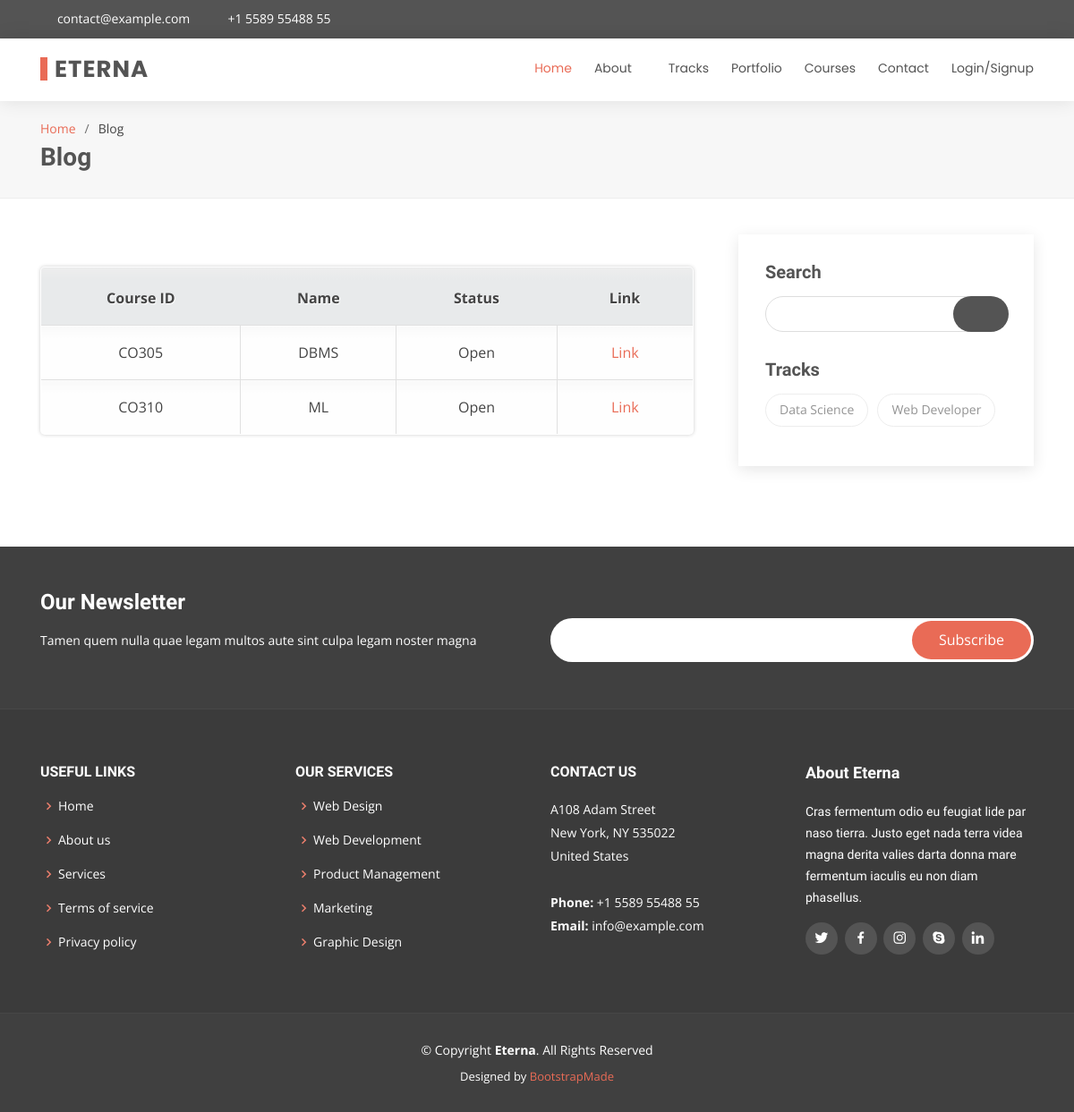
The app's page /courses/, older data.
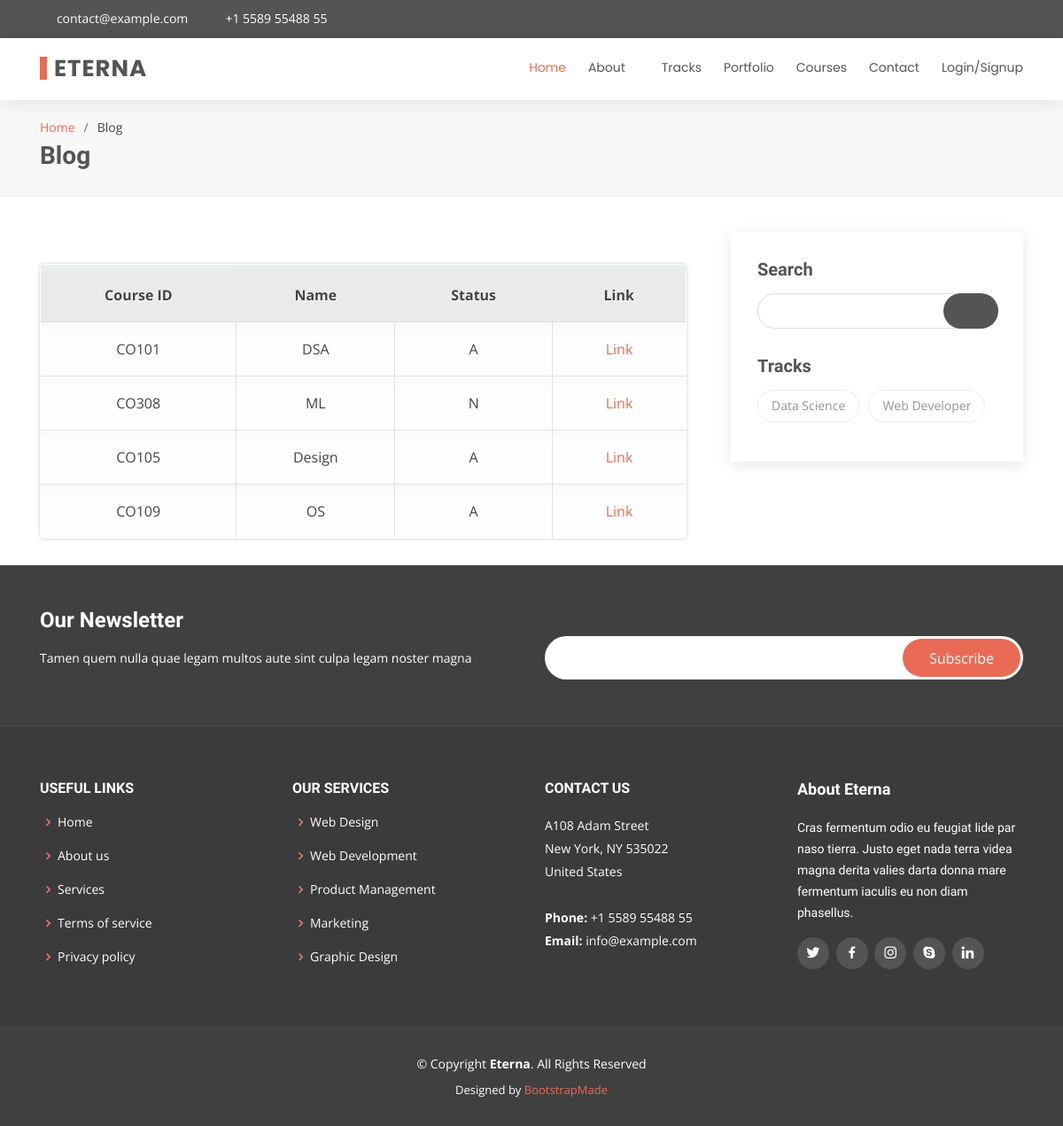
The same page, newer data.
### courses/models.py (models this page shows, shortened)
class Course(models.Model):
    STATUS = ( ('A','Available') , ('N','Not Available') )
    id = models.CharField(max_length=5 , primary_key=True)
    name = models.CharField(max_length=100)
    stream = models.CharField(max_length=32)
    strength = models.IntegerField()
    description = models.CharField(max_length=255)
    teacher = models.CharField(max_length=100)
    status = models.CharField(max_length=10,choices=STATUS)
    slug = models.SlugField(unique=True)
    projects= models.IntegerField(default=0)
    assignements= models.IntegerField(default=0)
    practicals= models.IntegerField(default=0)
    exams= models.IntegerField(default=0)
    relation = models.ManyToManyField(
        Profile,
        through='Profile_Course',
        through_fields=( 'course','profile')
    )

class Track(models.Model):
    name=models.CharField(max_length=50 ,default=None )
    id = models.CharField(max_length=5,unique=True,primary_key=True)
    relation = models.ManyToManyField(
        Course,
        through='Track_Course',
        through_fields=('track','course' )
    )

### courses/views.py (the view, shortened to what this page needs)
# urls.py: 2. Add a URL to urlpatterns:  path('', views.home, name='home')
def home(request):
    search = request.GET.get('search')
    trackId = request.GET.get('track')
    courses = Course.objects.all()
    if search!=None:
        courses = courses.filter( Q(name__icontains = search) | Q(teacher__icontains = search)    )
    tracks = Track.objects.all()
    context={'courses':courses , 'tracks':tracks}
    return render(request , 'courses/home.html',context)

### templates/courses/home.html (shortened to what this page needs)
{% extends 'base.html' %}
{% block body %}
  <main id="main">
    <section id="breadcrumbs" class="breadcrumbs">
      <div class="container">
        <ol>
          <li><a href="index.html">Home</a></li>
          <li>Blog</li>
        </ol>
        <h2>Blog</h2>
      </div>
    </section>
    <section id="blog" class="blog">
      <div class="container">
        <div class="row">
          <div class="col-lg-8 entries">
            <div id="content">
    <table cellspacing="0">
    <tr>
      <th>Course ID</th>
      <th>Name</th>
      <th>Status</th>
      <th>Link</th>
    </tr>
    {% for course in courses %}
    <tr><td>{{course.id}}</td><td>{{course.name}}</td><td>{{course.status}}</td><td><a href="details/{{course.slug}}">Link</a></td></tr>
    {% endfor %}
    </table>
</div>
          </div>
          <div class="col-lg-4">
            <div class="sidebar">
              <h3 class="sidebar-title">Search</h3>
              <div class="sidebar-item search-form">
                <form action="">
                  <input type="text" name='search'>
                  <button type="submit"><i class="icofont-search"></i></button>
                </form>
              </div>
              <h3 class="sidebar-title">Tracks</h3>
              <div class="sidebar-item tags">
                <ul>
                {% for track in tracks  %}
                  <li><a href="../courses?track={{track.id}}">{{track.name}}</a></li>
                {% endfor %}
                </ul>
              </div>
            </div>
          </div>
        </div>
      </div>
    </section>
  </main>
{% endblock body %}

### templates/base.html (shortened to what this page needs)
{% load static %}
<!DOCTYPE html>
<html lang="en">
<head>
  <link href="{%static 'vendor/bootstrap/css/bootstrap.min.css'%}" rel="stylesheet" />
  <link href="{%static 'vendor/icofont/icofont.min.css'%}" rel="stylesheet" />
  <link href="{%static 'vendor/boxicons/css/boxicons.min.css'%}" rel="stylesheet" />
  <link href="{%static 'vendor/animate.css/animate.min.css'%}" rel="stylesheet" />
  <link href="{%static 'vendor/owl.carousel/assets/owl.carousel.min.css'%}" rel="stylesheet" />
  <link href="{%static 'vendor/venobox/venobox.css'%}" rel="stylesheet" />
  <link href="{%static 'css/style.css'%}" rel="stylesheet" />
</head>
<body>
  <section id="topbar" class="d-none d-lg-block">
    <div class="container d-flex">
      <div class="contact-info mr-auto">
        <i class="icofont-envelope"></i><a href="mailto:contact@example.com">contact@example.com</a>
        <i class="icofont-phone"></i> +1 5589 55488 55
      </div>
      <div class="social-links">
        <a href="#" class="twitter"><i class="icofont-twitter"></i></a>
        <a href="#" class="facebook"><i class="icofont-facebook"></i></a>
        <a href="#" class="instagram"><i class="icofont-instagram"></i></a>
        <a href="#" class="skype"><i class="icofont-skype"></i></a>
        <a href="#" class="linkedin"><i class="icofont-linkedin"></i></i></a>
      </div>
    </div>
  </section>
  <header id="header">
    <div class="container d-flex">
      <div class="logo mr-auto">
        <h1 class="text-light"><a href="index.html"><span>Eterna</span></a></h1>
      </div>
      <nav class="nav-menu d-none d-lg-block">
        <ul>
          <li class="active"><a href="/">Home</a></li>
          <li class="drop-down"><a href="#">About</a>
          </li>
          <li><a href="/courses/tracks/">Tracks</a></li>
          <li><a href="portfolio.html">Portfolio</a></li>
          <li><a href="/courses/">Courses</a></li>
          <li><a href="contact.html">Contact</a></li>
          {% if user.is_authenticated %}
            <li><a href="/logout">Logout</a></li>
          {% else %}
            <li><a href="/login">Login/Signup</a></li>
          {% endif %}
        </ul>
      </nav>
    </div>
  </header>
  {% block body %}
    {% endblock body %}
  <footer id="footer">
    <div class="footer-newsletter">
      <div class="container">
        <div class="row">
          <div class="col-lg-6">
            <h4>Our Newsletter</h4>
            <p>Tamen quem nulla quae legam multos aute sint culpa legam noster magna</p>
          </div>
          <div class="col-lg-6">
            <form action="" method="post">
              <input type="email" name="email"><input type="submit" value="Subscribe">
            </form>
          </div>
        </div>
      </div>
    </div>
    <div class="footer-top">
      <div class="container">
        <div class="row">
          <div class="col-lg-3 col-md-6 footer-links">
            <h4>Useful Links</h4>
            <ul>
              <li><i class="bx bx-chevron-right"></i> <a href="#">Home</a></li>
              <li><i class="bx bx-chevron-right"></i> <a href="#">About us</a></li>
              <li><i class="bx bx-chevron-right"></i> <a href="#">Services</a></li>
              <li><i class="bx bx-chevron-right"></i> <a href="#">Terms of service</a></li>
              <li><i class="bx bx-chevron-right"></i> <a href="#">Privacy policy</a></li>
            </ul>
          </div>
          <div class="col-lg-3 col-md-6 footer-links">
            <h4>Our Services</h4>
            <ul>
              <li><i class="bx bx-chevron-right"></i> <a href="#">Web Design</a></li>
              <li><i class="bx bx-chevron-right"></i> <a href="#">Web Development</a></li>
              <li><i class="bx bx-chevron-right"></i> <a href="#">Product Management</a></li>
              <li><i class="bx bx-chevron-right"></i> <a href="#">Marketing</a></li>
              <li><i class="bx bx-chevron-right"></i> <a href="#">Graphic Design</a></li>
            </ul>
          </div>
          <div class="col-lg-3 col-md-6 footer-contact">
            <h4>Contact Us</h4>
            <p>
              A108 Adam Street <br>
              New York, NY 535022<br>
              United States <br><br>
              <strong>Phone:</strong> +1 5589 55488 55<br>
              <strong>Email:</strong> info@example.com<br>
            </p>
          </div>
          <div class="col-lg-3 col-md-6 footer-info">
            <h3>About Eterna</h3>
            <p>Cras fermentum odio eu feugiat lide par naso tierra. Justo eget nada terra videa magna derita valies darta donna mare fermentum iaculis eu non diam phasellus.</p>
            <div class="social-links mt-3">
              <a href="#" class="twitter"><i class="bx bxl-twitter"></i></a>
              <a href="#" class="facebook"><i class="bx bxl-facebook"></i></a>
              <a href="#" class="instagram"><i class="bx bxl-instagram"></i></a>
              <a href="#" class="google-plus"><i class="bx bxl-skype"></i></a>
              <a href="#" class="linkedin"><i class="bx bxl-linkedin"></i></a>
            </div>
          </div>
        </div>
      </div>
    </div>
    <div class="container">
      <div class="copyright">
        &copy; Copyright <strong><span>Eterna</span></strong>. All Rights Reserved
      </div>
      <div class="credits">
        Designed by <a href="https://bootstrapmade.com/">BootstrapMade</a>
      </div>
    </div>
  </footer>
</body>
</html>

Row changes from the older to the newer data that the page shows:
removed Course: id "CO305", name "DBMS", status "Open"
removed Course: id "CO310", name "ML", status "Open"
added Course: id "CO101", name "DSA", status "A"
added Course: id "CO308", name "ML", status "N"
added Course: id "CO105", name "Design", status "A"
added Course: id "CO109", name "OS", status "A"
